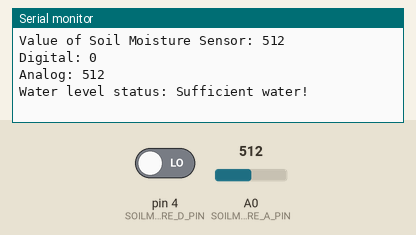
Bench run of a sketch on a simulated Arduino Uno, built with avr-gcc and run on an emulated ATmega328P. On the bench: the last lines printed to the serial monitor. The test bench sets the inputs (shaded band); at power-on: A0 (SOILMOTURE_A_PIN) = 512, pin 4 (SOILMOISTURE_D_PIN) LOW.

Above: at 1.2 s.
1.3 s: A0 (SOILMOTURE_A_PIN) set to 409
At 2.6 s:
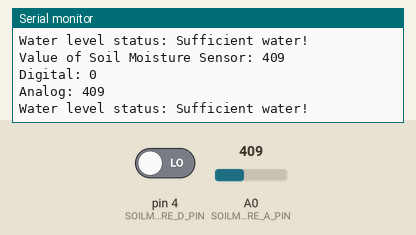
2.8 s: A0 (SOILMOTURE_A_PIN) set to 387
At 4.8 s:
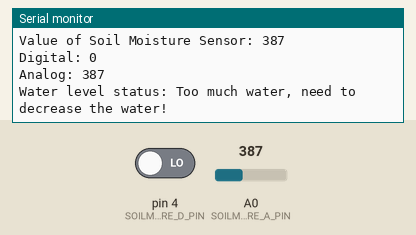
Timing chart, 0 to 6.3 s (numbered marks = the images above; inputs shaded):
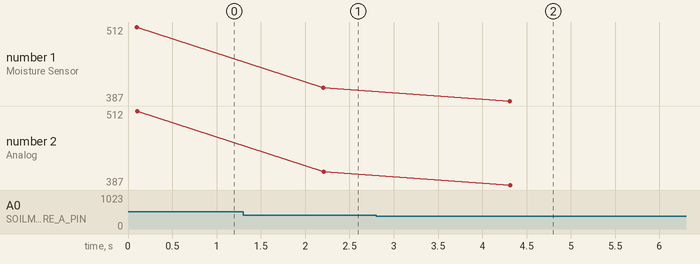

Measured:
- the behaviour switches between 400 and 399 on A0 (SOILMOTURE_A_PIN) (found by bisection; images 1 and 2)
- after the input at 1.3 s, the serial monitor: prints a new line after 0.91 s (image 1)
- after the input at 2.8 s, the serial monitor: prints a new line after 1.5 s (image 2)
- plotted number 1: 512 → 409 after the input at 1.3 s, 409 → 387 after the input at 2.8 s
- plotted number 2: 512 → 409 after the input at 1.3 s, 409 → 387 after the input at 2.8 s

The sketch:

MoistureSensor.ino
```cpp
// Soil Moisture Sensor
#define SOILMOISTURE_D_PIN 4
#define SOILMOTURE_A_PIN 0

// Water level of plant
#define WATERLEVER_MAX 800
#define WATERLEVEL_MIN 400

int waterLevelStatus = 0;

void setupSoilMoistureSensor()
{
  pinMode(SOILMOISTURE_D_PIN, INPUT);
}

int getSoilMoistureValue()
{
	int soilMoistureSensorStatus = digitalRead(SOILMOISTURE_D_PIN);
	int timeToGetSample = 10;
	int totalSoilMoistureValue =0;
	for(int counter=0; counter<timeToGetSample; counter++){
	    totalSoilMoistureValue += analogRead(SOILMOTURE_A_PIN);
	    delay(timeToGetSample);
	}
  	int	soilMoistureValue = totalSoilMoistureValue / timeToGetSample;

	// int soilMoistureValue = analogRead(SOILMOTURE_A_PIN);

  	Serial.print("Value of Soil Moisture Sensor: "); Serial.println(soilMoistureValue);

	Serial.print("Digital: "); Serial.println(soilMoistureSensorStatus);
  	Serial.print("Analog: "); Serial.println(soilMoistureValue);


      if(soilMoistureValue > WATERLEVER_MAX)
      {
          waterLevelStatus = 1;
      }
      else if(soilMoistureValue <  WATERLEVEL_MIN)
      {
          waterLevelStatus = -1;
      }
      else
      {
        waterLevelStatus = 0;
      }


  Serial.print("Water level status: ");
  switch (waterLevelStatus) {
      case (-1) :
        Serial.println("Too much water, need to decrease the water!");
        break;
      case 0 :
        Serial.println("Sufficient water!");
        break;
      case (1):
        Serial.println("Lacking water, need to increase the water!");
  }

}

void setup() {
  // put your setup code here, to run once:
	Serial.begin(115200);
	setupSoilMoistureSensor();
}

void loop() {
  // put your main code here, to run repeatedly:
	getSoilMoistureValue();
	delay(2000);
}
```
